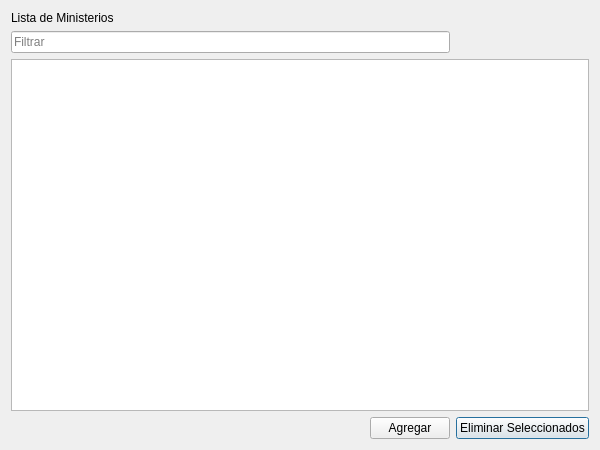
<?xml version="1.0" encoding="UTF-8"?>
<ui version="4.0">
 <class>Dialog</class>
 <widget class="QDialog" name="Dialog">
  <property name="geometry">
   <rect>
    <x>0</x>
    <y>0</y>
    <width>600</width>
    <height>450</height>
   </rect>
  </property>
  <property name="minimumSize">
   <size>
    <width>600</width>
    <height>450</height>
   </size>
  </property>
  <property name="windowTitle">
   <string>Editar lista de ministerios</string>
  </property>
  <layout class="QGridLayout" name="gridLayout">
   <item row="3" column="1">
    <spacer name="horizontalSpacer">
     <property name="orientation">
      <enum>Qt::Horizontal</enum>
     </property>
     <property name="sizeHint" stdset="0">
      <size>
       <width>40</width>
       <height>20</height>
      </size>
     </property>
    </spacer>
   </item>
   <item row="3" column="4">
    <widget class="QPushButton" name="pushButton">
     <property name="text">
      <string>Eliminar Seleccionados</string>
     </property>
    </widget>
   </item>
   <item row="3" column="2" colspan="2">
    <widget class="QPushButton" name="pushButton_2">
     <property name="text">
      <string>Agregar</string>
     </property>
    </widget>
   </item>
   <item row="2" column="1" colspan="4">
    <widget class="QTableView" name="tableView"/>
   </item>
   <item row="0" column="1">
    <widget class="QLabel" name="label">
     <property name="text">
      <string>Lista de Ministerios</string>
     </property>
    </widget>
   </item>
   <item row="1" column="1" colspan="3">
    <widget class="QLineEdit" name="lineEdit">
     <property name="inputMask">
      <string/>
     </property>
     <property name="placeholderText">
      <string>Filtrar</string>
     </property>
    </widget>
   </item>
  </layout>
 </widget>
 <resources/>
 <connections/>
</ui>
